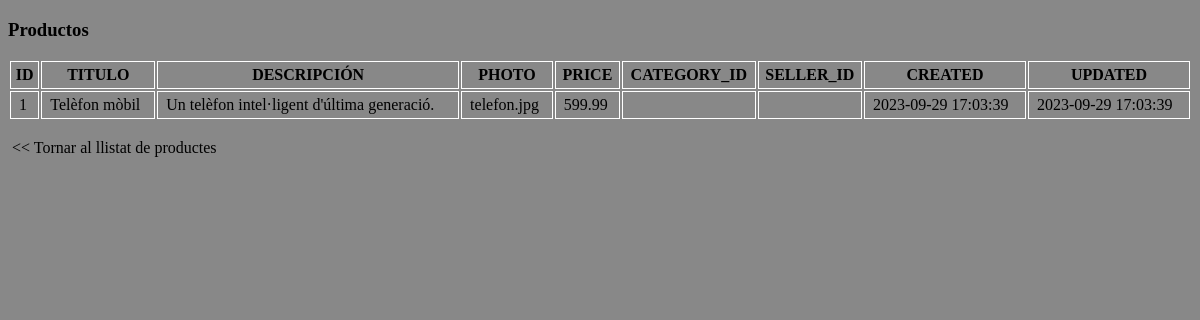
/product/read/1, run on the app's committed database.
### hello.py (models this page shows)
class Product(db.Model):
    __tablename__ = "products"
    id = db.Column(db.Integer, primary_key=True, autoincrement=True)
    title = db.Column(db.String)
    description = db.Column(db.String)
    photo = db.Column(db.String)
    price = db.Column(db.Integer)
    created = db.Column(db.DateTime, nullable=False, server_default= db.func.now())
    updated = db.Column(db.DateTime, nullable=False, server_default= db.func.now(), onupdate= db.func.now())

### hello.py (the view)
@app.route('/product/read/<int:product_id>')
def read(product_id):
    product = db.session.query(Product).filter(Product.id == product_id).one()
    return render_template('/products/read.html', product = product)

### templates/products/read.html (shortened to what this page needs)
<!DOCTYPE html>
<html lang="ca">
<head>
	<link href="../../static/my_app.css" rel="stylesheet">
</head>
<body>
	<h3>Productos</h3>
	<table>
		<tr>
			<th>ID</th>
			<th>TITULO</th>
			<th>DESCRIPCIÓN</th>
			<th>PHOTO</th>
			<th>PRICE</th>
			<th>CATEGORY_ID</th>
			<th>SELLER_ID</th>
			<th>CREATED</th>
			<th>UPDATED</th>
		</tr>
			<tr>
				<td><a href="/product/{{ product.id }}">{{ product.id }}</a></td>
				<td><a href="/product/{{ product.id }}">{{ product.title }}</a></td>
				<td><a href="/product/{{ product.id }}">{{ product.description }}</a></td>
				<td><a href="/product/{{ product.id }}">{{ product.photo }}</a></td>
				<td><a href="/product/{{ product.id }}">{{ product.price }}</a></td>
				<td><a href="/product/{{ product.id }}">{{ product.category_id }}</a></td>
				<td><a href="/product/{{ product.id }}">{{ product.seller_id }}</a></td>
				<td><a href="/product/{{ product.id }}">{{ product.created }}</a></td>
				<td><a href="/product/{{ product.id }}">{{ product.updated }}</a></td>
			</tr>
	</table>
	<br>
    <a href="/product">&#x3c;&#x3c; Tornar al llistat de productes</a>
</body>
</html>

### static/my_app.css (style rules this page uses)
body { background-color: #888; }
table { width: 100%; }
td, th { border: 1px solid white; color: black; padding: 4px }
a { padding: 4px; text-decoration: none; color: black; }

### data on the page
Product: id "1", title "Telèfon mòbil", description "Un telèfon intel·ligent d'última generació.", photo "telefon.jpg", price "599.99", created "2023-09-29 17:03:39", updated "2023-09-29 17:03:39"
